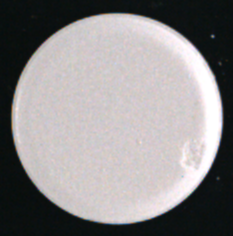
//> input picture imgs_0422_2025_v1/input/oriImg_10.png, 233 x 236 px
$ ./Pro_Graph_kLab   (built with g++ and OpenCV 4)
//> lines starting //> are read from the running program, lines starting //| are printed output that depends on the picture; after the words box and inside, x2 and y2 are one past the last pixel; in counts of white or black regions, pixels touching at a corner belong together
#include <stdio.h>
#include <string.h>
#include <stdlib.h>
#include <cmath>
#include <opencv2/opencv.hpp>

using namespace std;
using namespace cv;

// the name of decision-variables
// ["filterSwitchFlag", "fsize", "absoluteFlag", "threshVal", "CloKerSize", "ConProTimes"]
// [, "dilateTimes_01", "aspectOffset_01", "contourPixNum_01"]
// [, "dilateTimes_02", "aspectOffset_02", "contourPixNum_02"]
// [, "dilateTimes_03", "aspectOffset_03", "contourPixNum_03"]
// [, "dilateTimes_04", "aspectOffset_04", "contourPixNum_04"]

// val-set_01 (5.4641)
//int info_val_dv[18] = { 1, 19, 0, 9, 3, 3, 3, 1, 4, 3, 0, 2, 3, 6, 3, 3, 0, 6 };

int info_val_dv[18] = { 1, 19, 0, 3, 1, 1, 3, 1, 4, 3, 0, 2, 3, 6, 3, 3, 0, 6 };

void imgShow(const string& name, const Mat& img) {
	imshow(name, img);
	waitKey(0);
	destroyAllWindows();
}

void differenceProcess(Mat postImg, Mat preImg, Mat& resImg, int absoluteFlag) {
	resImg = Mat::zeros(Size(postImg.cols, postImg.rows), CV_8UC1);
	for (int j = 0; j < postImg.rows; j++)
	{
		for (int i = 0; i < postImg.cols; i++) {
			int diffVal = postImg.at<uchar>(j, i) - preImg.at<uchar>(j, i);
			if (diffVal < 0) {
				if (absoluteFlag != 0) {
					diffVal = abs(diffVal);
				}
				else {
					diffVal = 0;
				}
			}
			resImg.at<uchar>(j, i) = diffVal;
		}
	}
}

/*
  arr_info_cps -> ["dilateTimes", "aspectOffset", "contourPixNum"]
*/
void conPro_singleTime(Mat& metaImg, Mat& resImg, int arr_info_cps[]) {
	Mat maskImg = metaImg.clone();
	Mat kernel = getStructuringElement(MORPH_ELLIPSE, Size(5, 5));
	for (int idxET = 0; idxET < arr_info_cps[0]; idxET++) {
		erode(maskImg, maskImg, kernel);
	}
	vector<vector<Point>> contours;
	findContours(maskImg, contours, RETR_LIST, CHAIN_APPROX_SIMPLE);
	Mat mask = Mat::zeros(maskImg.size(), CV_8UC1);
	for (const auto& contour : contours) {
		Rect bounding_box = boundingRect(contour);
		double aspect_ratio = static_cast<double>(bounding_box.width) / bounding_box.height;
		if ((aspect_ratio <= (1 - arr_info_cps[1] * 0.1) || aspect_ratio > (1 + arr_info_cps[1] * 0.1)) && cv::contourArea(contour) < 100 * arr_info_cps[2]) {
			drawContours(mask, vector<vector<Point>>{contour}, -1, Scalar(255), -1);
		}
	}
	for (int y = 0; y < resImg.rows; y++) {
		for (int x = 0; x < resImg.cols; x++) {
			if (mask.at<uchar>(y, x) == 255) {
				resImg.at<uchar>(y, x) = 255;
			}
		}
	}
}

void imgSingleProcess(Mat& oriImg, Mat& resImg, int arr_val_dv[]) {
	Mat blurImg;
	Mat diffImg;
	Mat biImg;
	Mat labelImg;
	if (arr_val_dv[0]) {
		medianBlur(oriImg, blurImg, arr_val_dv[1]);
	}
	else {
		blur(oriImg, blurImg, Size(arr_val_dv[1], arr_val_dv[1]));
	}

	differenceProcess(blurImg, oriImg, diffImg, arr_val_dv[2]);
	threshold(diffImg, biImg, arr_val_dv[3], 255, THRESH_BINARY);
	bitwise_not(biImg, biImg);

	imgShow("res", biImg);
	// imwrite("./imgs_0514_2025_v1/tarOpt/tarImg_10_half.png", biImg);

	Mat kernel = getStructuringElement(MORPH_ELLIPSE, Size(arr_val_dv[4], arr_val_dv[4]));
	morphologyEx(biImg, biImg, MORPH_CLOSE, kernel);

	for (int idxCPT = 0; idxCPT < arr_val_dv[5]; idxCPT++) {
		int arr_info_cps[3];
		for (int idxCps = 0; idxCps < 3; idxCps++) {
			arr_info_cps[idxCps] = arr_val_dv[6 + idxCPT * 3 + idxCps];
		}
		conPro_singleTime(biImg, biImg, arr_info_cps);
	}
	// imgShow("res", biImg);

	resImg = biImg.clone();
}

int main(void) {
	Mat oriImg = imread("./imgs_0514_2025_v1/input/oriImg_10.png", IMREAD_GRAYSCALE);
//> oriImg: 236 rows x 233 cols, CV_8UC1; min 10, max 255, mean 138.1
	Mat resImg;
	imgShow("ori", oriImg);
	imgSingleProcess(oriImg, resImg, info_val_dv);
//> in imgSingleProcess, `medianBlur(oriImg, blurImg, arr_val_dv[1]);`:
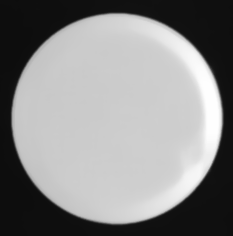
//> blurImg: 236 rows x 233 cols, CV_8UC1; min 13, max 254, mean 137.4
//> after the loop in differenceProcess, `for (int j = 0; j < postImg.rows; j++)`:
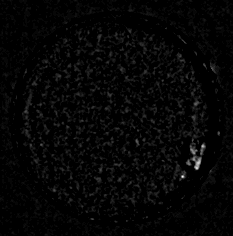
//> resImg: 236 rows x 233 cols, CV_8UC1; min 0, max 34, mean 0.7; drawn with min black and max white
//> in imgSingleProcess, `threshold(diffImg, biImg, arr_val_dv[3], 255, THRESH_BINARY);`:
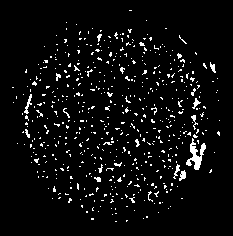
//> biImg: 236 rows x 233 cols, CV_8UC1; 5% white in thin lines or dots, all inside (x1, y1, x2, y2) = (12, 10, 220, 222)
//> in imgSingleProcess, `Mat kernel = getStructuringElement(MORPH_ELLIPSE, Size(arr_val_dv[4], ..`: kernel = [1]
//> the loop in imgSingleProcess, `for (int idxCPT = 0; idxCPT < arr_val_dv[5]; idxCPT++)` made 1 pass
//> pass 1, in conPro_singleTime, `findContours(maskImg, contours, RETR_LIST, CHAIN_APPROX_SIMPLE);`:
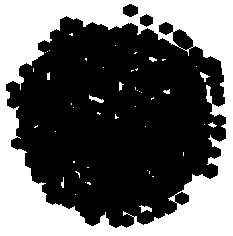
//> maskImg: 236 rows x 233 cols, CV_8UC1; 38.3% white; 47 white regions (37 under 20 px), largest, box (x1, y1, x2, y2) and area: (0, 0, 233, 236) 20651, (139, 205, 152, 213) 55, (89, 95, 104, 103) 54
//> info_val_dv = 18 values, max 19 at index 1, min 0 at index 2, mean 3.28
	// imgShow("resImg", resImg);
	return 0;
}

// [32 lines of commented-out code are left out]

$ run again, with imgs_0422_2025_v1/input/oriImg_09.png copied over imgs_0422_2025_v1/input/oriImg_10.png
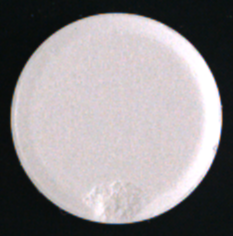
//> input picture imgs_0422_2025_v1/input/oriImg_09.png, 233 x 236 px
//> in imgSingleProcess, `threshold(diffImg, biImg, arr_val_dv[3], 255, THRESH_BINARY);`:
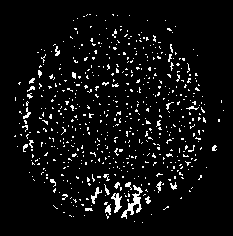
//> biImg: 236 rows x 233 cols, CV_8UC1; 5.8% white in thin lines or dots, all inside (x1, y1, x2, y2) = (14, 14, 224, 223)
//> kernel = [1]
//> the loop in imgSingleProcess, `for (int idxCPT = 0; idxCPT < arr_val_dv[5]; idxCPT++)` made 1 pass
//> pass 1, in conPro_singleTime, `findContours(maskImg, contours, RETR_LIST, CHAIN_APPROX_SIMPLE);`:
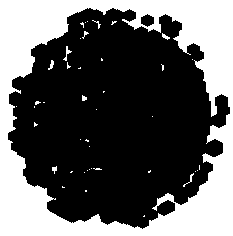
//> maskImg: 236 rows x 233 cols, CV_8UC1; 37.2% white; 43 white regions (35 under 20 px), largest, box (x1, y1, x2, y2) and area: (0, 0, 233, 236) 20089, (63, 46, 72, 61) 40, (48, 60, 54, 70) 30
//> info_val_dv = 18 values, max 19 at index 1, min 0 at index 2, mean 3.28

$ run again, with imgs_0422_2025_v1/input/oriImg_13.png copied over imgs_0422_2025_v1/input/oriImg_10.png
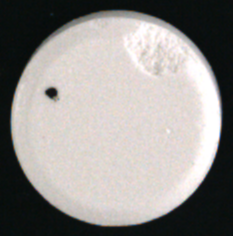
//> input picture imgs_0422_2025_v1/input/oriImg_13.png, 233 x 236 px
//> in imgSingleProcess, `threshold(diffImg, biImg, arr_val_dv[3], 255, THRESH_BINARY);`:
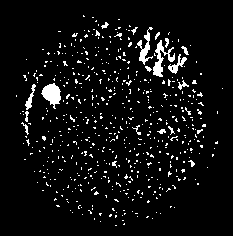
//> biImg: 236 rows x 233 cols, CV_8UC1; 5.9% white in thin lines or dots, all inside (x1, y1, x2, y2) = (16, 15, 223, 226)
//> kernel = [1]
//> the loop in imgSingleProcess, `for (int idxCPT = 0; idxCPT < arr_val_dv[5]; idxCPT++)` made 1 pass
//> pass 1, in conPro_singleTime, `findContours(maskImg, contours, RETR_LIST, CHAIN_APPROX_SIMPLE);`:
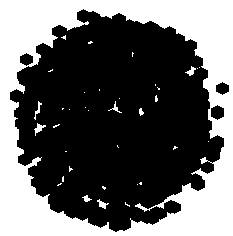
//> maskImg: 236 rows x 233 cols, CV_8UC1; 38.7% white; 36 white regions (28 under 20 px), largest, box (x1, y1, x2, y2) and area: (0, 0, 233, 236) 20798, (34, 123, 46, 136) 61, (97, 199, 109, 209) 52
//> info_val_dv = 18 values, max 19 at index 1, min 0 at index 2, mean 3.28
